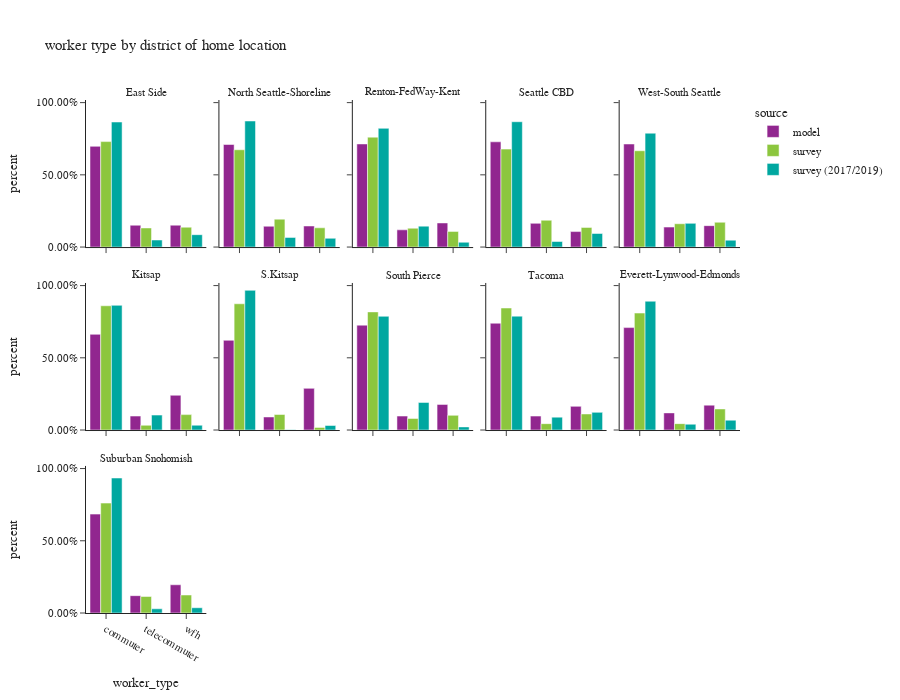

The notebook cell this image was saved under:
### Code cell
df_worker_count = workers.groupby(['source','CountyName_hh','district_name_hh','worker_type'])['pdexpfac']. \
    sum().reset_index()
df_worker_count['percent'] = df_worker_count.groupby(['source','CountyName_hh','district_name_hh'], group_keys=False)['pdexpfac']. \
    apply(lambda x: x / float(x.sum()))

df_worker_count_ct = workers.groupby(['source','CountyName_hh','district_name_hh','worker_type'])['pdexpfac'].count().reset_index(). \
    rename(columns={'pdexpfac':'sample count'})
df_worker_count = df_worker_count.merge(df_worker_count_ct, on=['source','CountyName_hh','district_name_hh','worker_type']). \
    rename(columns={'pdexpfac':'total count'})

fig = px.bar(df_worker_count.sort_values(by=['source','CountyName_hh','district_name_hh']), x='worker_type', y="percent",
             facet_col="district_name_hh",facet_col_wrap=5,color="source",
             barmode="group",hover_data=['sample count','total count'],
             title="worker type by district of home location")
fig.for_each_annotation(lambda a: a.update(text = a.text.split("=")[-1]))
fig.update_layout(height=700, width=900, font=dict(size=11))
fig.for_each_yaxis(lambda a: a.update(tickformat = ".2%"))
fig.update_xaxes(categoryorder='array', categoryarray= ['commuter','telecommuter','wfh'])
fig.show()

### Figure 1 — Plotly figure (JSON) as saved in the notebook; plotly's stock layout.template omitted (floating-point values rounded to 4 significant figures)
{"data": [{"alignmentgroup": "True", "customdata": [[269500.0, 269500.0], [58420.0, 58420.0], [58520.0, 58520.0]], "hovertemplate": "source=model<br>district_name_hh=East Side<br>worker_type=%{x}<br>percent=%{y}<br>sample count=%{customdata[0]}<br>total count=%{customdata[1]}<extra></extra>", "legendgroup": "model", "marker": {"color": "#91268F", "pattern": {"shape": ""}}, "name": "model", "offsetgroup": "model", "orientation": "v", "showlegend": true, "textposition": "auto", "type": "bar", "x": ["commuter", "telecommuter", "wfh"], "xaxis": "x11", "y": [0.6974, 0.1512, 0.1514], "yaxis": "y11"}, {"alignmentgroup": "True", "customdata": [[158700.0, 158700.0], [32210.0, 32210.0], [32600.0, 32600.0]], "hovertemplate": "source=model<br>district_name_hh=North Seattle-Shoreline<br>worker_type=%{x}<br>percent=%{y}<br>sample count=%{customdata[0]}<br>total count=%{customdata[1]}<extra></extra>", "legendgroup": "model", "marker": {"color": "#91268F", "pattern": {"shape": ""}}, "name": "model", "offsetgroup": "model", "orientation": "v", "showlegend": false, "textposition": "auto", "type": "bar", "x": ["commuter", "telecommuter", "wfh"], "xaxis": "x12", "y": [0.71, 0.1441, 0.1459], "yaxis": "y12"}, {"alignmentgroup": "True", "customdata": [[243600.0, 243600.0], [40680.0, 40680.0], [56960.0, 56960.0]], "hovertemplate": "source=model<br>district_name_hh=Renton-FedWay-Kent<br>worker_type=%{x}<br>percent=%{y}<br>sample count=%{customdata[0]}<br>total count=%{customdata[1]}<extra></extra>", "legendgroup": "model", "marker": {"color": "#91268F", "pattern": {"shape": ""}}, "name": "model", "offsetgroup": "model", "orientation": "v", "showlegend": false, "textposition": "auto", "type": "bar", "x": ["commuter", "telecommuter", "wfh"], "xaxis": "x13", "y": [0.7138, 0.1192, 0.1669], "yaxis": "y13"}, {"alignmentgroup": "True", "customdata": [[120300.0, 120300.0], [27130.0, 27130.0], [17710.0, 17710.0]], "hovertemplate": "source=model<br>district_name_hh=Seattle CBD<br>worker_type=%{x}<br>percent=%{y}<br>sample count=%{customdata[0]}<br>total count=%{customdata[1]}<extra></extra>", "legendgroup": "model", "marker": {"color": "#91268F", "pattern": {"shape": ""}}, "name": "model", "offsetgroup": "model", "orientation": "v", "showlegend": false, "textposition": "auto", "type": "bar", "x": ["commuter", "telecommuter", "wfh"], "xaxis": "x14", "y": [0.7285, 0.1642, 0.1072], "yaxis": "y14"}, {"alignmentgroup": "True", "customdata": [[111700.0, 111700.0], [21660.0, 21660.0], [23210.0, 23210.0]], "hovertemplate": "source=model<br>district_name_hh=West-South Seattle<br>worker_type=%{x}<br>percent=%{y}<br>sample count=%{customdata[0]}<br>total count=%{customdata[1]}<extra></extra>", "legendgroup": "model", "marker": {"color": "#91268F", "pattern": {"shape": ""}}, "name": "model", "offsetgroup": "model", "orientation": "v", "showlegend": false, "textposition": "auto", "type": "bar", "x": ["commuter", "telecommuter", "wfh"], "xaxis": "x15", "y": [0.7135, 0.1383, 0.1482], "yaxis": "y15"}, {"alignmentgroup": "True", "customdata": [[81220.0, 81220.0], [11850.0, 11850.0], [29520.0, 29520.0]], "hovertemplate": "source=model<br>district_name_hh=Kitsap<br>worker_type=%{x}<br>percent=%{y}<br>sample count=%{customdata[0]}<br>total count=%{customdata[1]}<extra></extra>", "legendgroup": "model", "marker": {"color": "#91268F", "pattern": {"shape": ""}}, "name": "model", "offsetgroup": "model", "orientation": "v", "showlegend": false, "textposition": "auto", "type": "bar", "x": ["commuter", "telecommuter", "wfh"], "xaxis": "x6", "y": [0.6625, 0.09667, 0.2408], "yaxis": "y6"}, {"alignmentgroup": "True", "customdata": [[20420.0, 20420.0], [2970.0, 2970.0], [9484.0, 9484.0]], "hovertemplate": "source=model<br>district_name_hh=S.Kitsap<br>worker_type=%{x}<br>percent=%{y}<br>sample count=%{customdata[0]}<br>total count=%{customdata[1]}<extra></extra>", "legendgroup": "model", "marker": {"color": "#91268F", "pattern": {"shape": ""}}, "name": "model", "offsetgroup": "model", "orientation": "v", "showlegend": false, "textposition": "auto", "type": "bar", "x": ["commuter", "telecommuter", "wfh"], "xaxis": "x7", "y": [0.6212, 0.09034, 0.2885], "yaxis": "y7"}, {"alignmentgroup": "True", "customdata": [[204600.0, 204600.0], [27250.0, 27250.0], [50000.0, 50000.0]], "hovertemplate": "source=model<br>district_name_hh=South Pierce<br>worker_type=%{x}<br>percent=%{y}<br>sample count=%{customdata[0]}<br>total count=%{customdata[1]}<extra></extra>", "legendgroup": "model", "marker": {"color": "#91268F", "pattern": {"shape": ""}}, "name": "model", "offsetgroup": "model", "orientation": "v", "showlegend": false, "textposition": "auto", "type": "bar", "x": ["commuter", "telecommuter", "wfh"], "xaxis": "x8", "y": [0.726, 0.09667, 0.1774], "yaxis": "y8"}, {"alignmentgroup": "True", "customdata": [[97660.0, 97660.0], [12760.0, 12760.0], [21650.0, 21650.0]], "hovertemplate": "source=model<br>district_name_hh=Tacoma<br>worker_type=%{x}<br>percent=%{y}<br>sample count=%{customdata[0]}<br>total count=%{customdata[1]}<extra></extra>", "legendgroup": "model", "marker": {"color": "#91268F", "pattern": {"shape": ""}}, "name": "model", "offsetgroup": "model", "orientation": "v", "showlegend": false, "textposition": "auto", "type": "bar", "x": ["commuter", "telecommuter", "wfh"], "xaxis": "x9", "y": [0.7394, 0.09661, 0.1639], "yaxis": "y9"}, {"alignmentgroup": "True", "customdata": [[117600.0, 117600.0], [19690.0, 19690.0], [28570.0, 28570.0]], "hovertemplate": "source=model<br>district_name_hh=Everett-Lynwood-Edmonds<br>worker_type=%{x}<br>percent=%{y}<br>sample count=%{customdata[0]}<br>total count=%{customdata[1]}<extra></extra>", "legendgroup": "model", "marker": {"color": "#91268F", "pattern": {"shape": ""}}, "name": "model", "offsetgroup": "model", "orientation": "v", "showlegend": false, "textposition": "auto", "type": "bar", "x": ["commuter", "telecommuter", "wfh"], "xaxis": "x10", "y": [0.7091, 0.1187, 0.1722], "yaxis": "y10"}, {"alignmentgroup": "True", "customdata": [[186800.0, 186800.0], [32750.0, 32750.0], [53330.0, 53330.0]], "hovertemplate": "source=model<br>district_name_hh=Suburban Snohomish<br>worker_type=%{x}<br>percent=%{y}<br>sample count=%{customdata[0]}<br>total count=%{customdata[1]}<extra></extra>", "legendgroup": "model", "marker": {"color": "#91268F", "pattern": {"shape": ""}}, "name": "model", "offsetgroup": "model", "orientation": "v", "showlegend": false, "textposition": "auto", "type": "bar", "x": ["commuter", "telecommuter", "wfh"], "xaxis": "x", "y": [0.6846, 0.12, 0.1954], "yaxis": "y"}, {"alignmentgroup": "True", "customdata": [[432.0, 269800.0], [177.0, 48860.0], [176.0, 50860.0]], "hovertemplate": "source=survey<br>district_name_hh=East Side<br>worker_type=%{x}<br>percent=%{y}<br>sample count=%{customdata[0]}<br>total count=%{customdata[1]}<extra></extra>", "legendgroup": "survey", "marker": {"color": "#8CC63E", "pattern": {"shape": ""}}, "name": "survey", "offsetgroup": "survey", "orientation": "v", "showlegend": true, "textposition": "auto", "type": "bar", "x": ["commuter", "telecommuter", "wfh"], "xaxis": "x11", "y": [0.7301, 0.1322, 0.1376], "yaxis": "y11"}, {"alignmentgroup": "True", "customdata": [[359.0, 125800.0], [151.0, 36070.0], [147.0, 24900.0]], "hovertemplate": "source=survey<br>district_name_hh=North Seattle-Shoreline<br>worker_type=%{x}<br>percent=%{y}<br>sample count=%{customdata[0]}<br>total count=%{customdata[1]}<extra></extra>", "legendgroup": "survey", "marker": {"color": "#8CC63E", "pattern": {"shape": ""}}, "name": "survey", "offsetgroup": "survey", "orientation": "v", "showlegend": false, "textposition": "auto", "type": "bar", "x": ["commuter", "telecommuter", "wfh"], "xaxis": "x12", "y": [0.6736, 0.1931, 0.1333], "yaxis": "y12"}, {"alignmentgroup": "True", "customdata": [[126.0, 258500.0], [27.0, 44350.0], [39.0, 36860.0]], "hovertemplate": "source=survey<br>district_name_hh=Renton-FedWay-Kent<br>worker_type=%{x}<br>percent=%{y}<br>sample count=%{customdata[0]}<br>total count=%{customdata[1]}<extra></extra>", "legendgroup": "survey", "marker": {"color": "#8CC63E", "pattern": {"shape": ""}}, "name": "survey", "offsetgroup": "survey", "orientation": "v", "showlegend": false, "textposition": "auto", "type": "bar", "x": ["commuter", "telecommuter", "wfh"], "xaxis": "x13", "y": [0.7609, 0.1306, 0.1085], "yaxis": "y13"}, {"alignmentgroup": "True", "customdata": [[373.0, 82770.0], [164.0, 22660.0], [127.0, 16610.0]], "hovertemplate": "source=survey<br>district_name_hh=Seattle CBD<br>worker_type=%{x}<br>percent=%{y}<br>sample count=%{customdata[0]}<br>total count=%{customdata[1]}<extra></extra>", "legendgroup": "survey", "marker": {"color": "#8CC63E", "pattern": {"shape": ""}}, "name": "survey", "offsetgroup": "survey", "orientation": "v", "showlegend": false, "textposition": "auto", "type": "bar", "x": ["commuter", "telecommuter", "wfh"], "xaxis": "x14", "y": [0.6782, 0.1857, 0.1361], "yaxis": "y14"}, {"alignmentgroup": "True", "customdata": [[183.0, 82200.0], [99.0, 19900.0], [78.0, 21170.0]], "hovertemplate": "source=survey<br>district_name_hh=West-South Seattle<br>worker_type=%{x}<br>percent=%{y}<br>sample count=%{customdata[0]}<br>total count=%{customdata[1]}<extra></extra>", "legendgroup": "survey", "marker": {"color": "#8CC63E", "pattern": {"shape": ""}}, "name": "survey", "offsetgroup": "survey", "orientation": "v", "showlegend": false, "textposition": "auto", "type": "bar", "x": ["commuter", "telecommuter", "wfh"], "xaxis": "x15", "y": [0.6668, 0.1614, 0.1717], "yaxis": "y15"}, {"alignmentgroup": "True", "customdata": [[122.0, 101100.0], [22.0, 3877.0], [43.0, 12550.0]], "hovertemplate": "source=survey<br>district_name_hh=Kitsap<br>worker_type=%{x}<br>percent=%{y}<br>sample count=%{customdata[0]}<br>total count=%{customdata[1]}<extra></extra>", "legendgroup": "survey", "marker": {"color": "#8CC63E", "pattern": {"shape": ""}}, "name": "survey", "offsetgroup": "survey", "orientation": "v", "showlegend": false, "textposition": "auto", "type": "bar", "x": ["commuter", "telecommuter", "wfh"], "xaxis": "x6", "y": [0.8603, 0.03297, 0.1068], "yaxis": "y6"}, {"alignmentgroup": "True", "customdata": [[11.0, 19540.0], [8.0, 2405.0], [3.0, 408.8]], "hovertemplate": "source=survey<br>district_name_hh=S.Kitsap<br>worker_type=%{x}<br>percent=%{y}<br>sample count=%{customdata[0]}<br>total count=%{customdata[1]}<extra></extra>", "legendgroup": "survey", "marker": {"color": "#8CC63E", "pattern": {"shape": ""}}, "name": "survey", "offsetgroup": "survey", "orientation": "v", "showlegend": false, "textposition": "auto", "type": "bar", "x": ["commuter", "telecommuter", "wfh"], "xaxis": "x7", "y": [0.8741, 0.1076, 0.01829], "yaxis": "y7"}, {"alignmentgroup": "True", "customdata": [[113.0, 178700.0], [17.0, 17530.0], [24.0, 22240.0]], "hovertemplate": "source=survey<br>district_name_hh=South Pierce<br>worker_type=%{x}<br>percent=%{y}<br>sample count=%{customdata[0]}<br>total count=%{customdata[1]}<extra></extra>", "legendgroup": "survey", "marker": {"color": "#8CC63E", "pattern": {"shape": ""}}, "name": "survey", "offsetgroup": "survey", "orientation": "v", "showlegend": false, "textposition": "auto", "type": "bar", "x": ["commuter", "telecommuter", "wfh"], "xaxis": "x8", "y": [0.8179, 0.08026, 0.1018], "yaxis": "y8"}, {"alignmentgroup": "True", "customdata": [[110.0, 125100.0], [23.0, 6528.0], [28.0, 16470.0]], "hovertemplate": "source=survey<br>district_name_hh=Tacoma<br>worker_type=%{x}<br>percent=%{y}<br>sample count=%{customdata[0]}<br>total count=%{customdata[1]}<extra></extra>", "legendgroup": "survey", "marker": {"color": "#8CC63E", "pattern": {"shape": ""}}, "name": "survey", "offsetgroup": "survey", "orientation": "v", "showlegend": false, "textposition": "auto", "type": "bar", "x": ["commuter", "telecommuter", "wfh"], "xaxis": "x9", "y": [0.8447, 0.04408, 0.1112], "yaxis": "y9"}, {"alignmentgroup": "True", "customdata": [[103.0, 113200.0], [26.0, 6190.0], [35.0, 20400.0]], "hovertemplate": "source=survey<br>district_name_hh=Everett-Lynwood-Edmonds<br>worker_type=%{x}<br>percent=%{y}<br>sample count=%{customdata[0]}<br>total count=%{customdata[1]}<extra></extra>", "legendgroup": "survey", "marker": {"color": "#8CC63E", "pattern": {"shape": ""}}, "name": "survey", "offsetgroup": "survey", "orientation": "v", "showlegend": false, "textposition": "auto", "type": "bar", "x": ["commuter", "telecommuter", "wfh"], "xaxis": "x10", "y": [0.8098, 0.04429, 0.146], "yaxis": "y10"}, {"alignmentgroup": "True", "customdata": [[158.0, 179200.0], [47.0, 26950.0], [50.0, 29330.0]], "hovertemplate": "source=survey<br>district_name_hh=Suburban Snohomish<br>worker_type=%{x}<br>percent=%{y}<br>sample count=%{customdata[0]}<br>total count=%{customdata[1]}<extra></extra>", "legendgroup": "survey", "marker": {"color": "#8CC63E", "pattern": {"shape": ""}}, "name": "survey", "offsetgroup": "survey", "orientation": "v", "showlegend": false, "textposition": "auto", "type": "bar", "x": ["commuter", "telecommuter", "wfh"], "xaxis": "x", "y": [0.761, 0.1145, 0.1246], "yaxis": "y"}, {"alignmentgroup": "True", "customdata": [[805.0, 223700.0], [79.0, 12600.0], [76.0, 22140.0]], "hovertemplate": "source=survey (2017/2019)<br>district_name_hh=East Side<br>worker_type=%{x}<br>percent=%{y}<br>sample count=%{customdata[0]}<br>total count=%{customdata[1]}<extra></extra>", "legendgroup": "survey (2017/2019)", "marker": {"color": "#00A7A0", "pattern": {"shape": ""}}, "name": "survey (2017/2019)", "offsetgroup": "survey (2017/2019)", "orientation": "v", "showlegend": true, "textposition": "auto", "type": "bar", "x": ["commuter", "telecommuter", "wfh"], "xaxis": "x11", "y": [0.8656, 0.04877, 0.08567], "yaxis": "y11"}, {"alignmentgroup": "True", "customdata": [[1570.0, 164900.0], [89.0, 12620.0], [130.0, 11460.0]], "hovertemplate": "source=survey (2017/2019)<br>district_name_hh=North Seattle-Shoreline<br>worker_type=%{x}<br>percent=%{y}<br>sample count=%{customdata[0]}<br>total count=%{customdata[1]}<extra></extra>", "legendgroup": "survey (2017/2019)", "marker": {"color": "#00A7A0", "pattern": {"shape": ""}}, "name": "survey (2017/2019)", "offsetgroup": "survey (2017/2019)", "orientation": "v", "showlegend": false, "textposition": "auto", "type": "bar", "x": ["commuter", "telecommuter", "wfh"], "xaxis": "x12", "y": [0.8726, 0.06674, 0.06064], "yaxis": "y12"}, {"alignmentgroup": "True", "customdata": [[201.0, 221700.0], [24.0, 39070.0], [16.0, 8970.0]], "hovertemplate": "source=survey (2017/2019)<br>district_name_hh=Renton-FedWay-Kent<br>worker_type=%{x}<br>percent=%{y}<br>sample count=%{customdata[0]}<br>total count=%{customdata[1]}<extra></extra>", "legendgroup": "survey (2017/2019)", "marker": {"color": "#00A7A0", "pattern": {"shape": ""}}, "name": "survey (2017/2019)", "offsetgroup": "survey (2017/2019)", "orientation": "v", "showlegend": false, "textposition": "auto", "type": "bar", "x": ["commuter", "telecommuter", "wfh"], "xaxis": "x13", "y": [0.8219, 0.1448, 0.03325], "yaxis": "y13"}, {"alignmentgroup": "True", "customdata": [[1549.0, 82930.0], [124.0, 3673.0], [154.0, 8982.0]], "hovertemplate": "source=survey (2017/2019)<br>district_name_hh=Seattle CBD<br>worker_type=%{x}<br>percent=%{y}<br>sample count=%{customdata[0]}<br>total count=%{customdata[1]}<extra></extra>", "legendgroup": "survey (2017/2019)", "marker": {"color": "#00A7A0", "pattern": {"shape": ""}}, "name": "survey (2017/2019)", "offsetgroup": "survey (2017/2019)", "orientation": "v", "showlegend": false, "textposition": "auto", "type": "bar", "x": ["commuter", "telecommuter", "wfh"], "xaxis": "x14", "y": [0.8676, 0.03843, 0.09396], "yaxis": "y14"}, {"alignmentgroup": "True", "customdata": [[830.0, 81990.0], [69.0, 17070.0], [95.0, 4956.0]], "hovertemplate": "source=survey (2017/2019)<br>district_name_hh=West-South Seattle<br>worker_type=%{x}<br>percent=%{y}<br>sample count=%{customdata[0]}<br>total count=%{customdata[1]}<extra></extra>", "legendgroup": "survey (2017/2019)", "marker": {"color": "#00A7A0", "pattern": {"shape": ""}}, "name": "survey (2017/2019)", "offsetgroup": "survey (2017/2019)", "orientation": "v", "showlegend": false, "textposition": "auto", "type": "bar", "x": ["commuter", "telecommuter", "wfh"], "xaxis": "x15", "y": [0.7882, 0.1641, 0.04765], "yaxis": "y15"}, {"alignmentgroup": "True", "customdata": [[157.0, 86080.0], [17.0, 10320.0], [25.0, 3319.0]], "hovertemplate": "source=survey (2017/2019)<br>district_name_hh=Kitsap<br>worker_type=%{x}<br>percent=%{y}<br>sample count=%{customdata[0]}<br>total count=%{customdata[1]}<extra></extra>", "legendgroup": "survey (2017/2019)", "marker": {"color": "#00A7A0", "pattern": {"shape": ""}}, "name": "survey (2017/2019)", "offsetgroup": "survey (2017/2019)", "orientation": "v", "showlegend": false, "textposition": "auto", "type": "bar", "x": ["commuter", "telecommuter", "wfh"], "xaxis": "x6", "y": [0.8632, 0.1035, 0.03328], "yaxis": "y6"}, {"alignmentgroup": "True", "customdata": [[49.0, 43460.0], [1.0, 62.98], [8.0, 1412.0]], "hovertemplate": "source=survey (2017/2019)<br>district_name_hh=S.Kitsap<br>worker_type=%{x}<br>percent=%{y}<br>sample count=%{customdata[0]}<br>total count=%{customdata[1]}<extra></extra>", "legendgroup": "survey (2017/2019)", "marker": {"color": "#00A7A0", "pattern": {"shape": ""}}, "name": "survey (2017/2019)", "offsetgroup": "survey (2017/2019)", "orientation": "v", "showlegend": false, "textposition": "auto", "type": "bar", "x": ["commuter", "telecommuter", "wfh"], "xaxis": "x7", "y": [0.9672, 0.001402, 0.03141], "yaxis": "y7"}, {"alignmentgroup": "True", "customdata": [[240.0, 125700.0], [30.0, 30490.0], [18.0, 3462.0]], "hovertemplate": "source=survey (2017/2019)<br>district_name_hh=South Pierce<br>worker_type=%{x}<br>percent=%{y}<br>sample count=%{customdata[0]}<br>total count=%{customdata[1]}<extra></extra>", "legendgroup": "survey (2017/2019)", "marker": {"color": "#00A7A0", "pattern": {"shape": ""}}, "name": "survey (2017/2019)", "offsetgroup": "survey (2017/2019)", "orientation": "v", "showlegend": false, "textposition": "auto", "type": "bar", "x": ["commuter", "telecommuter", "wfh"], "xaxis": "x8", "y": [0.7874, 0.191, 0.02168], "yaxis": "y8"}, {"alignmentgroup": "True", "customdata": [[182.0, 77220.0], [18.0, 8749.0], [17.0, 11980.0]], "hovertemplate": "source=survey (2017/2019)<br>district_name_hh=Tacoma<br>worker_type=%{x}<br>percent=%{y}<br>sample count=%{customdata[0]}<br>total count=%{customdata[1]}<extra></extra>", "legendgroup": "survey (2017/2019)", "marker": {"color": "#00A7A0", "pattern": {"shape": ""}}, "name": "survey (2017/2019)", "offsetgroup": "survey (2017/2019)", "orientation": "v", "showlegend": false, "textposition": "auto", "type": "bar", "x": ["commuter", "telecommuter", "wfh"], "xaxis": "x9", "y": [0.7884, 0.08932, 0.1223], "yaxis": "y9"}, {"alignmentgroup": "True", "customdata": [[189.0, 117800.0], [19.0, 5306.0], [14.0, 9005.0]], "hovertemplate": "source=survey (2017/2019)<br>district_name_hh=Everett-Lynwood-Edmonds<br>worker_type=%{x}<br>percent=%{y}<br>sample count=%{customdata[0]}<br>total count=%{customdata[1]}<extra></extra>", "legendgroup": "survey (2017/2019)", "marker": {"color": "#00A7A0", "pattern": {"shape": ""}}, "name": "survey (2017/2019)", "offsetgroup": "survey (2017/2019)", "orientation": "v", "showlegend": false, "textposition": "auto", "type": "bar", "x": ["commuter", "telecommuter", "wfh"], "xaxis": "x10", "y": [0.8917, 0.04015, 0.06814], "yaxis": "y10"}, {"alignmentgroup": "True", "customdata": [[203.0, 165700.0], [13.0, 5172.0], [15.0, 6450.0]], "hovertemplate": "source=survey (2017/2019)<br>district_name_hh=Suburban Snohomish<br>worker_type=%{x}<br>percent=%{y}<br>sample count=%{customdata[0]}<br>total count=%{customdata[1]}<extra></extra>", "legendgroup": "survey (2017/2019)", "marker": {"color": "#00A7A0", "pattern": {"shape": ""}}, "name": "survey (2017/2019)", "offsetgroup": "survey (2017/2019)", "orientation": "v", "showlegend": false, "textposition": "auto", "type": "bar", "x": ["commuter", "telecommuter", "wfh"], "xaxis": "x", "y": [0.9344, 0.02917, 0.03638], "yaxis": "y"}], "layout": {"annotations": [{"font": {}, "showarrow": false, "text": "Suburban Snohomish", "x": 0.092, "xanchor": "center", "xref": "paper", "y": 0.2867, "yanchor": "bottom", "yref": "paper"}, {"font": {}, "showarrow": false, "text": "Kitsap", "x": 0.092, "xanchor": "center", "xref": "paper", "y": 0.6433, "yanchor": "bottom", "yref": "paper"}, {"font": {}, "showarrow": false, "text": "S.Kitsap", "x": 0.296, "xanchor": "center", "xref": "paper", "y": 0.6433, "yanchor": "bottom", "yref": "paper"}, {"font": {}, "showarrow": false, "text": "South Pierce", "x": 0.5, "xanchor": "center", "xref": "paper", "y": 0.6433, "yanchor": "bottom", "yref": "paper"}, {"font": {}, "showarrow": false, "text": "Tacoma", "x": 0.704, "xanchor": "center", "xref": "paper", "y": 0.6433, "yanchor": "bottom", "yref": "paper"}, {"font": {}, "showarrow": false, "text": "Everett-Lynwood-Edmonds", "x": 0.908, "xanchor": "center", "xref": "paper", "y": 0.6433, "yanchor": "bottom", "yref": "paper"}, {"font": {}, "showarrow": false, "text": "East Side", "x": 0.092, "xanchor": "center", "xref": "paper", "y": 1.0, "yanchor": "bottom", "yref": "paper"}, {"font": {}, "showarrow": false, "text": "North Seattle-Shoreline", "x": 0.296, "xanchor": "center", "xref": "paper", "y": 1.0, "yanchor": "bottom", "yref": "paper"}, {"font": {}, "showarrow": false, "text": "Renton-FedWay-Kent", "x": 0.5, "xanchor": "center", "xref": "paper", "y": 1.0, "yanchor": "bottom", "yref": "paper"}, {"font": {}, "showarrow": false, "text": "Seattle CBD", "x": 0.704, "xanchor": "center", "xref": "paper", "y": 1.0, "yanchor": "bottom", "yref": "paper"}, {"font": {}, "showarrow": false, "text": "West-South Seattle", "x": 0.908, "xanchor": "center", "xref": "paper", "y": 1.0, "yanchor": "bottom", "yref": "paper"}], "barmode": "group", "font": {"size": 11}, "height": 700, "legend": {"title": {"text": "source"}, "tracegroupgap": 0}, "title": {"text": "worker type by district of home location"}, "width": 900, "xaxis": {"anchor": "y", "categoryarray": ["commuter", "telecommuter", "wfh"], "categoryorder": "array", "domain": [0.0, 0.184], "title": {"text": "worker_type"}}, "xaxis10": {"anchor": "y10", "categoryarray": ["commuter", "telecommuter", "wfh"], "categoryorder": "array", "domain": [0.816, 1.0], "matches": "x", "showticklabels": false}, "xaxis11": {"anchor": "y11", "categoryarray": ["commuter", "telecommuter", "wfh"], "categoryorder": "array", "domain": [0.0, 0.184], "matches": "x", "showticklabels": false}, "xaxis12": {"anchor": "y12", "categoryarray": ["commuter", "telecommuter", "wfh"], "categoryorder": "array", "domain": [0.204, 0.388], "matches": "x", "showticklabels": false}, "xaxis13": {"anchor": "y13", "categoryarray": ["commuter", "telecommuter", "wfh"], "categoryorder": "array", "domain": [0.408, 0.592], "matches": "x", "showticklabels": false}, "xaxis14": {"anchor": "y14", "categoryarray": ["commuter", "telecommuter", "wfh"], "categoryorder": "array", "domain": [0.612, 0.796], "matches": "x", "showticklabels": false}, "xaxis15": {"anchor": "y15", "categoryarray": ["commuter", "telecommuter", "wfh"], "categoryorder": "array", "domain": [0.816, 1.0], "matches": "x", "showticklabels": false}, "xaxis2": {"anchor": "y2", "categoryarray": ["commuter", "telecommuter", "wfh"], "categoryorder": "array", "domain": [0.204, 0.388], "matches": "x", "title": {"text": "worker_type"}}, "xaxis3": {"anchor": "y3", "categoryarray": ["commuter", "telecommuter", "wfh"], "categoryorder": "array", "domain": [0.408, 0.592], "matches": "x", "title": {"text": "worker_type"}}, "xaxis4": {"anchor": "y4", "categoryarray": ["commuter", "telecommuter", "wfh"], "categoryorder": "array", "domain": [0.612, 0.796], "matches": "x", "title": {"text": "worker_type"}}, "xaxis5": {"anchor": "y5", "categoryarray": ["commuter", "telecommuter", "wfh"], "categoryorder": "array", "domain": [0.816, 1.0], "matches": "x", "title": {"text": "worker_type"}}, "xaxis6": {"anchor": "y6", "categoryarray": ["commuter", "telecommuter", "wfh"], "categoryorder": "array", "domain": [0.0, 0.184], "matches": "x", "showticklabels": false}, "xaxis7": {"anchor": "y7", "categoryarray": ["commuter", "telecommuter", "wfh"], "categoryorder": "array", "domain": [0.204, 0.388], "matches": "x", "showticklabels": false}, "xaxis8": {"anchor": "y8", "categoryarray": ["commuter", "telecommuter", "wfh"], "categoryorder": "array", "domain": [0.408, 0.592], "matches": "x", "showticklabels": false}, "xaxis9": {"anchor": "y9", "categoryarray": ["commuter", "telecommuter", "wfh"], "categoryorder": "array", "domain": [0.612, 0.796], "matches": "x", "showticklabels": false}, "yaxis": {"anchor": "x", "domain": [0.0, 0.2867], "tickformat": ".2%", "title": {"text": "percent"}}, "yaxis10": {"anchor": "x10", "domain": [0.3567, 0.6433], "matches": "y", "showticklabels": false, "tickformat": ".2%"}, "yaxis11": {"anchor": "x11", "domain": [0.7133, 1.0], "matches": "y", "tickformat": ".2%", "title": {"text": "percent"}}, "yaxis12": {"anchor": "x12", "domain": [0.7133, 1.0], "matches": "y", "showticklabels": false, "tickformat": ".2%"}, "yaxis13": {"anchor": "x13", "domain": [0.7133, 1.0], "matches": "y", "showticklabels": false, "tickformat": ".2%"}, "yaxis14": {"anchor": "x14", "domain": [0.7133, 1.0], "matches": "y", "showticklabels": false, "tickformat": ".2%"}, "yaxis15": {"anchor": "x15", "domain": [0.7133, 1.0], "matches": "y", "showticklabels": false, "tickformat": ".2%"}, "yaxis2": {"anchor": "x2", "domain": [0.0, 0.2867], "matches": "y", "showticklabels": false, "tickformat": ".2%"}, "yaxis3": {"anchor": "x3", "domain": [0.0, 0.2867], "matches": "y", "showticklabels": false, "tickformat": ".2%"}, "yaxis4": {"anchor": "x4", "domain": [0.0, 0.2867], "matches": "y", "showticklabels": false, "tickformat": ".2%"}, "yaxis5": {"anchor": "x5", "domain": [0.0, 0.2867], "matches": "y", "showticklabels": false, "tickformat": ".2%"}, "yaxis6": {"anchor": "x6", "domain": [0.3567, 0.6433], "matches": "y", "tickformat": ".2%", "title": {"text": "percent"}}, "yaxis7": {"anchor": "x7", "domain": [0.3567, 0.6433], "matches": "y", "showticklabels": false, "tickformat": ".2%"}, "yaxis8": {"anchor": "x8", "domain": [0.3567, 0.6433], "matches": "y", "showticklabels": false, "tickformat": ".2%"}, "yaxis9": {"anchor": "x9", "domain": [0.3567, 0.6433], "matches": "y", "showticklabels": false, "tickformat": ".2%"}}}
